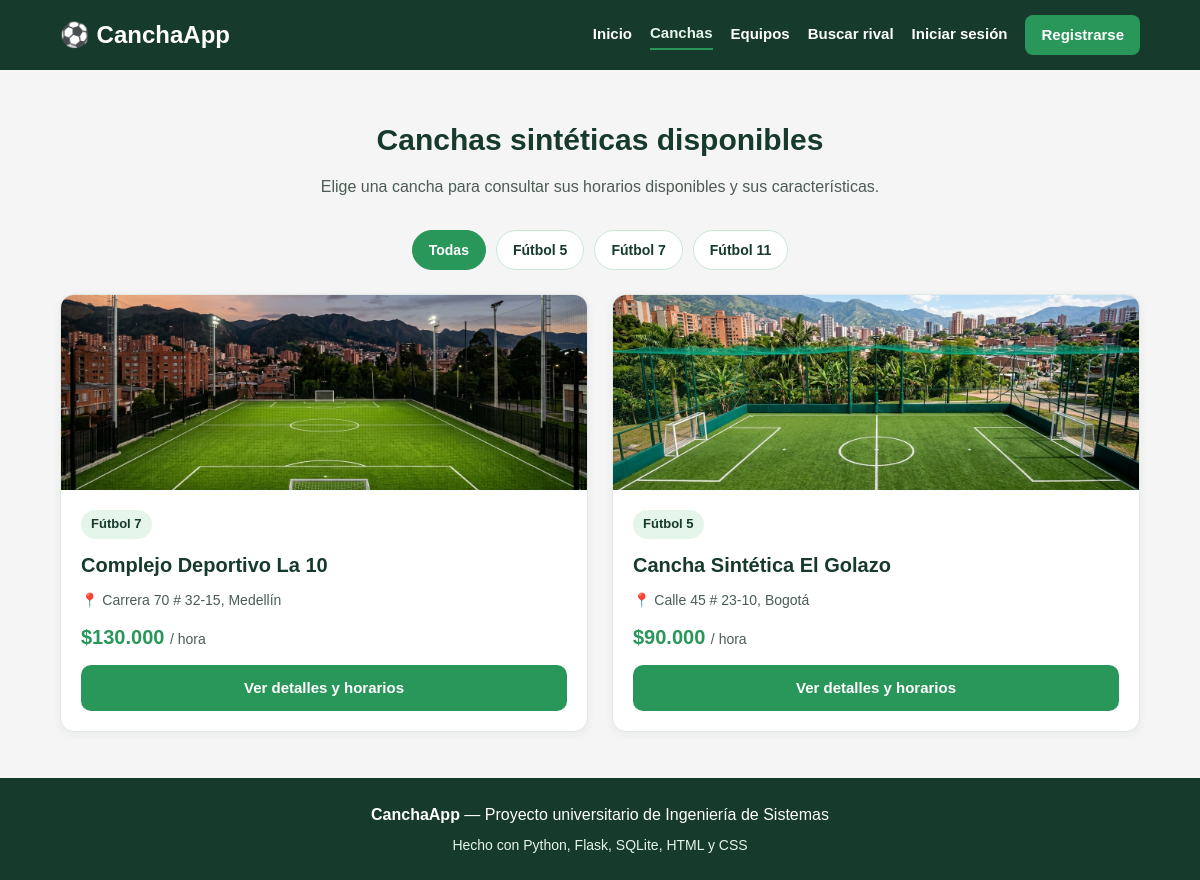
Screenshot of /canchas with the database file from the repository.
### tables this page shows
CREATE TABLE canchas (
            id INTEGER PRIMARY KEY AUTOINCREMENT,
            nombre TEXT NOT NULL,
            direccion TEXT NOT NULL,
            precio INTEGER NOT NULL,
            tipo_futbol TEXT NOT NULL,
            imagen TEXT NOT NULL,
            administrador_id INTEGER NOT NULL,
            FOREIGN KEY (administrador_id) REFERENCES usuarios(id)
        );

### app.py (the view)
@app.route("/canchas")
def ver_canchas():
    tipo_seleccionado = request.args.get("tipo", "").strip()
    if tipo_seleccionado not in TIPOS_FUTBOL:
        tipo_seleccionado = ""
    canchas = obtener_todas_las_canchas(tipo_seleccionado if tipo_seleccionado else None)
    return render_template(
        "canchas.html",
        canchas=canchas,
        tipos_futbol=TIPOS_FUTBOL,
        tipo_seleccionado=tipo_seleccionado
    )

### app.py (called while the page is built)
def formatear_precio(precio):
    return f"${int(precio):,}".replace(",", ".")

### database.py (called while the page is built)
def obtener_conexion():
    conexion = sqlite3.connect(RUTA_BD)
    conexion.row_factory = sqlite3.Row
    conexion.execute("PRAGMA foreign_keys = ON")
    return conexion

def obtener_todas_las_canchas(tipo_futbol=None):
    conexion = obtener_conexion()
    cursor = conexion.cursor()
    if tipo_futbol:
        cursor.execute(
            """
            SELECT canchas.*, usuarios.nombre AS nombre_administrador
            FROM canchas
            JOIN usuarios ON canchas.administrador_id = usuarios.id
            WHERE canchas.tipo_futbol = ?
            ORDER BY canchas.id DESC
            """,
            (tipo_futbol,)
        )
    else:
        cursor.execute(
            """
            SELECT canchas.*, usuarios.nombre AS nombre_administrador
            FROM canchas
            JOIN usuarios ON canchas.administrador_id = usuarios.id
            ORDER BY canchas.id DESC
            """
        )
    canchas = cursor.fetchall()
    conexion.close()
    return canchas

### templates/canchas.html (shortened to what this page needs)
{% extends "base.html" %}
{% block contenido %}
<section class="seccion-gris">
    <div class="contenedor">
        <h1 class="titulo-seccion">Canchas sintéticas disponibles</h1>
        <p class="descripcion-seccion">
            Elige una cancha para consultar sus horarios disponibles y sus características.
        </p>
        <div class="barra-filtros">
            <a href="/canchas" class="filtro {% if not tipo_seleccionado %}filtro-activo{% endif %}">
                Todas
            </a>
            {% for tipo in tipos_futbol %}
                <a href="/canchas?tipo={{ tipo }}" class="filtro {% if tipo_seleccionado == tipo %}filtro-activo{% endif %}">
                    {{ tipo }}
                </a>
            {% endfor %}
        </div>
        {% if canchas %}
            <div class="cuadricula">
                {% for cancha in canchas %}
                <article class="tarjeta-cancha">
                    <img
                        src="{{ url_for('static', filename=cancha.imagen) }}"
                        alt="{{ cancha.nombre }}"
                        class="imagen-cancha"
                    >
                    <div class="contenido-tarjeta">
                        <span class="insignia-futbol">{{ cancha.tipo_futbol }}</span>
                        <h3>{{ cancha.nombre }}</h3>
                        <p class="direccion">📍 {{ cancha.direccion }}</p>
                        <p class="precio">{{ cancha.precio | precio_cop }} <span>/ hora</span></p>
                        <a href="/cancha/{{ cancha.id }}" class="boton boton-principal boton-ancho">
                            Ver detalles y horarios
                        </a>
                    </div>
                </article>
                {% endfor %}
            </div>
        {% endif %}
    </div>
</section>
{% endblock %}

### static/style.css (style rules this page uses)
* { box-sizing: border-box; margin: 0; padding: 0; }
body { font-family: Arial, Helvetica, sans-serif; background-color: #F5F5F5; color: #163A2B; line-height: 1.6; min-height: 100vh; display: flex; flex-direction: column; }
.contenedor { width: 90%; max-width: 1100px; margin: 0 auto; }
.boton { display: inline-block; padding: 11px 22px; border-radius: 10px; text-decoration: none; font-weight: bold; font-size: 15px; text-align: center; border: none; cursor: pointer; }
.boton-principal { background-color: #29965A; color: #FFFFFF; }
.boton-ancho { display: block; width: 100%; margin-top: 12px; }
.seccion-gris { background-color: #F5F5F5; padding: 46px 0; }
.titulo-seccion { text-align: center; font-size: 30px; color: #163A2B; margin-bottom: 10px; }
.descripcion-seccion { text-align: center; color: #4A5D54; margin-bottom: 30px; }
.cuadricula { display: grid; grid-template-columns: repeat(auto-fit, minmax(280px, 1fr)); gap: 24px; margin-top: 22px; }
.barra-filtros { display: flex; justify-content: center; gap: 10px; flex-wrap: wrap; margin-bottom: 24px; }
.filtro { background-color: #FFFFFF; color: #163A2B; text-decoration: none; padding: 8px 16px; border-radius: 20px; border: 1px solid #CBE7D3; font-weight: bold; font-size: 14px; }
.filtro:hover, .filtro-activo { background-color: #29965A; color: #FFFFFF; border-color: #29965A; }
.tarjeta-cancha { background-color: #FFFFFF; border-radius: 14px; overflow: hidden; border: 1px solid #E2E8E4; box-shadow: 0 2px 8px rgba(22, 58, 43, 0.06); }
.imagen-cancha { width: 100%; height: 195px; object-fit: cover; display: block; }
.contenido-tarjeta { padding: 20px; }
.insignia-futbol { display: inline-block; background-color: #E5F5E9; color: #163A2B; font-size: 13px; font-weight: bold; padding: 4px 10px; border-radius: 20px; margin-bottom: 10px; }
.contenido-tarjeta h3 { font-size: 20px; margin-bottom: 8px; color: #163A2B; }
.direccion { font-size: 14px; color: #4A5D54; margin-bottom: 10px; }
.precio { font-size: 20px; font-weight: bold; color: #29965A; }
.precio span { font-size: 14px; font-weight: normal; color: #4A5D54; }

### rows the page displays
canchas: imagen (picture), tipo_futbol "Fútbol 7", nombre "Complejo Deportivo La 10", direccion "Carrera 70 # 32-15, Medellín", precio|precio_cop "$130.000"
canchas: imagen (picture), tipo_futbol "Fútbol 5", nombre "Cancha Sintética El Golazo", direccion "Calle 45 # 23-10, Bogotá", precio|precio_cop "$90.000"

### other values shown
{{ tipo }} "Fútbol 5" "Fútbol 7" "Fútbol 11"
